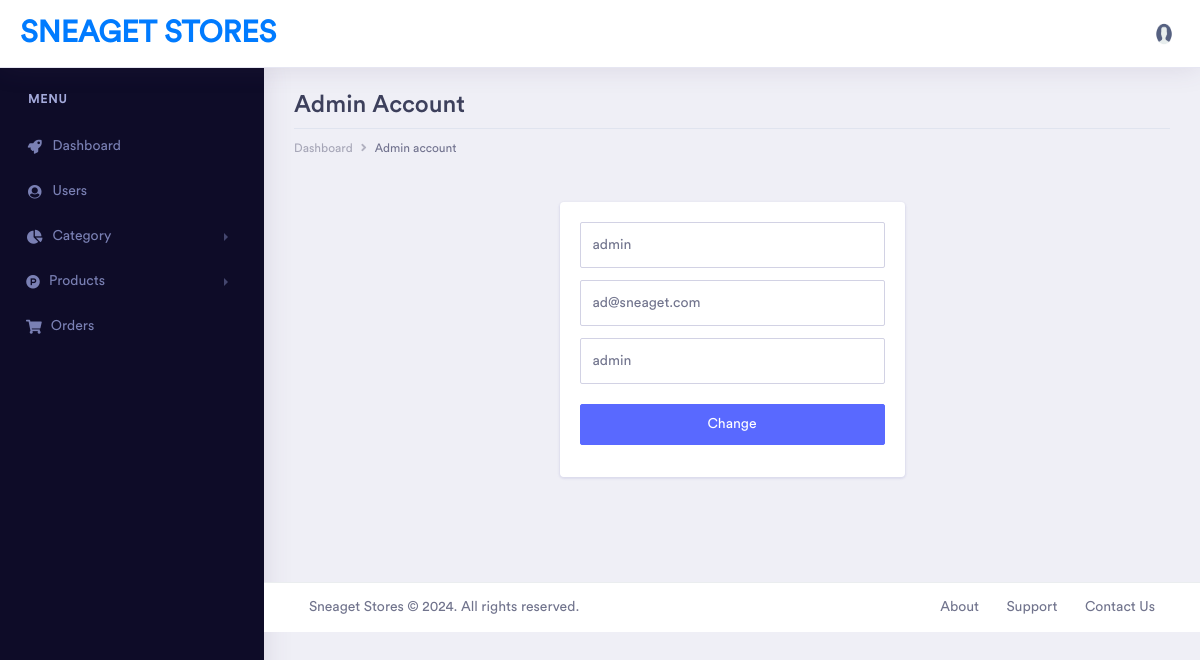
Screenshot of /sneagetshop/admin/account_admin.php (signed in) with the database file from the repository.
### tables this page shows
CREATE TABLE `sneaget_shop_admin_registrations` (
  `admin_id` int(11) NOT NULL,
  `admin_username` varchar(100) NOT NULL,
  `admin_email` varchar(150) NOT NULL,
  `admin_password` varchar(100) NOT NULL
);

### sneagetshop/admin/account_admin.php (the view, shortened to what this page needs)
<?php
if (isset($_SESSION['user_admin_id']) && $_SESSION['user_admin_id'] != null) {
?>
<!doctype html>
<html lang="en">
<head>
    <link rel="stylesheet" href="../css/bootstrap.min.css">
    <link href="../fonts/circular-std/style.css" rel="stylesheet">
    <link rel="stylesheet" href="../css/style.css">
    <link rel="stylesheet" href="../fonts/fontawesome/css/fontawesome-all.css">
</head>
<body>
    <div class="dashboard-main-wrapper">
       <div class="dashboard-header">
            <nav class="navbar navbar-expand-lg bg-white fixed-top">
                <a class="navbar-brand" href="#">Sneaget Stores</a>
                <div class="collapse navbar-collapse" id="navbarSupportedContent">
                    <ul class="navbar-nav ml-auto navbar-right-top">
                        <li class="nav-item dropdown nav-user">
                            <a class="nav-link nav-user-img" href="#" id="navbarDropdownMenuLink2" data-toggle="dropdown" aria-haspopup="true" aria-expanded="false"><img src="../uploads/default-image.jpg" alt="" class="user-avatar-md rounded-circle"></a>
                        </li>
                    </ul>
                </div>
            </nav>
        </div>
      <div class="nav-left-sidebar sidebar-dark">
            <div class="menu-list">
                <nav class="navbar navbar-expand-lg navbar-light">
                    <div class="collapse navbar-collapse" id="navbarNav">
                        <ul class="navbar-nav flex-column">
                            <li class="nav-divider">
                                Menu
                            </li>
                            <li class="nav-item ">
                                <a class="nav-link" href="dashboard.php"><i class="fa fa-fw fa-rocket"></i>Dashboard</a>
                            </li>
                            <li class="nav-item">
                                <a class="nav-link" href="view_users.php"><i class="fa fa-fw fa-user-circle"></i>Users</a>
                            </li>
                            <li class="nav-item">
                                <a class="nav-link" href="#" data-toggle="collapse" aria-expanded="false" data-target="#submenu-3" aria-controls="submenu-3"><i class="fas fa-fw fa-chart-pie"></i>Category</a>
                            </li>
                            <li class="nav-item ">
                                <a class="nav-link" href="#" data-toggle="collapse" aria-expanded="false" data-target="#submenu-4" aria-controls="submenu-4"><i class="fab fa-product-hunt
"></i>Products</a>
                            </li>
                            <li class="nav-item">
                                <a class="nav-link" href="view_orders.php"><i class="fas fa-shopping-cart
"></i>Orders</a>
                            </li>
                        </ul>
                    </div>
                </nav>
            </div>
        </div>
        <div class="dashboard-wrapper">
            <div class="container-fluid dashboard-content">
                <div class="row">
                    <div class="col-xl-12 col-lg-12 col-md-12 col-sm-12 col-12">
                        <div class="page-header">
                            <h2 class="pageheader-title">Admin Account</h2>
                            <div class="page-breadcrumb">
                                <nav aria-label="breadcrumb">
                                    <ol class="breadcrumb">
                                        <li class="breadcrumb-item"><a href="dashboard.php" class="breadcrumb-link">Dashboard</a></li>
                                        <li class="breadcrumb-item active" aria-current="page">Admin account</li>
                                    </ol>
                                </nav>
                            </div>
                        </div>
                    </div>
                </div>
                <div class="row">
                    <div class="col-xl-12 col-lg-12 col-md-12 col-sm-12 col-12">
                        <?php
                        require_once("../config.php");
                        $admin_id = $_SESSION['user_admin_id'];
                        $select = "SELECT * FROM sneaget_shop_admin_registrations where admin_id = $admin_id";
                        $query = mysqli_query($conn, $select);
                        $res = mysqli_fetch_assoc($query);
                        ?>
                        <form id="form" class="splash-container" method="post" action="update_admin.php">
                            <div class="card">
                                <div class="card-body">
                                    <div class="form-group">
                                        <input class="form-control form-control-lg" type="text" name="admin_username" required="" autocomplete="off" value="<?php echo $res['admin_username'];?>">
                                    </div>
                                    <div class="form-group">
                                        <input class="form-control form-control-lg" type="email" name="admin_email" required="" autocomplete="off" value="<?php echo $res['admin_email'];?>">
                                    </div>
                                    <div class="form-group">
                                        <input class="form-control form-control-lg" type="text" required="" name="admin_password" value="<?php echo $res['admin_password'];?>">
                                    </div>
                                    <div class="form-group pt-2">
                                        <button class="btn btn-block btn-primary" type="submit">Change</button>
                                    </div>
                                </div>
                            </div>
                        </form>
                    </div>
                </div>
            </div>
            <div class="footer">
                <div class="container-fluid">
                    <div class="row">
                        <div class="col-xl-6 col-lg-6 col-md-12 col-sm-12 col-12">
                            Sneaget Stores &copy; <span id="copyright-year"></span>. <a href="https://sneaget.com">All rights reserved</a>.
                        </div>
                        <div class="col-xl-6 col-lg-6 col-md-12 col-sm-12 col-12">
                            <div class="text-md-right footer-links d-none d-sm-block">
                                <a href="javascript: void(0);">About</a>
                                <a href="javascript: void(0);">Support</a>
                                <a href="javascript: void(0);">Contact Us</a>
                            </div>
                        </div>
                    </div>
                </div>
            </div>
        </div>
    </div>
</body>
</html>
<?php
}
else {
    header("Location: index.php");
}
?>

### rows the page displays
sneaget_shop_admin_registrations: admin_username "admin", admin_email "ad@sneaget.com", admin_password "admin"
